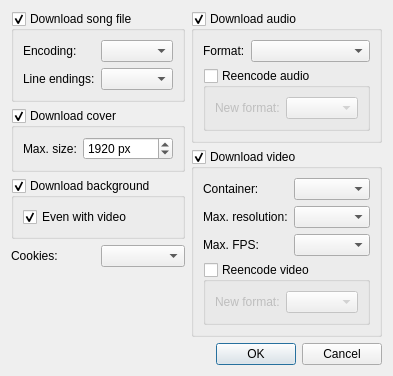
<?xml version="1.0" encoding="UTF-8"?>
<ui version="4.0">
 <class>Dialog</class>
 <widget class="QDialog" name="Dialog">
  <property name="geometry">
   <rect>
    <x>0</x>
    <y>0</y>
    <width>374</width>
    <height>372</height>
   </rect>
  </property>
  <property name="windowTitle">
   <string>Settings</string>
  </property>
  <layout class="QGridLayout" name="gridLayout">
   <item row="0" column="2">
    <layout class="QVBoxLayout" name="verticalLayout_2">
     <item>
      <widget class="QGroupBox" name="groupBox_audio">
       <property name="sizePolicy">
        <sizepolicy hsizetype="Preferred" vsizetype="Preferred">
         <horstretch>1</horstretch>
         <verstretch>0</verstretch>
        </sizepolicy>
       </property>
       <property name="title">
        <string>Download audio</string>
       </property>
       <property name="checkable">
        <bool>true</bool>
       </property>
       <layout class="QFormLayout" name="formLayout_2">
        <item row="0" column="0">
         <widget class="QLabel" name="label_7">
          <property name="text">
           <string>Format:</string>
          </property>
         </widget>
        </item>
        <item row="0" column="1">
         <widget class="QComboBox" name="comboBox_audio_format">
          <property name="sizePolicy">
           <sizepolicy hsizetype="Preferred" vsizetype="Fixed">
            <horstretch>0</horstretch>
            <verstretch>0</verstretch>
           </sizepolicy>
          </property>
         </widget>
        </item>
        <item row="2" column="0" colspan="2">
         <widget class="QGroupBox" name="groupBox_reencode_audio">
          <property name="sizePolicy">
           <sizepolicy hsizetype="Preferred" vsizetype="Preferred">
            <horstretch>1</horstretch>
            <verstretch>0</verstretch>
           </sizepolicy>
          </property>
          <property name="title">
           <string>Reencode audio</string>
          </property>
          <property name="checkable">
           <bool>true</bool>
          </property>
          <property name="checked">
           <bool>false</bool>
          </property>
          <layout class="QFormLayout" name="formLayout_6">
           <item row="0" column="0">
            <widget class="QLabel" name="label_19">
             <property name="text">
              <string>New format:</string>
             </property>
            </widget>
           </item>
           <item row="0" column="1">
            <widget class="QComboBox" name="comboBox_audio_conversion_format">
             <property name="sizePolicy">
              <sizepolicy hsizetype="Preferred" vsizetype="Fixed">
               <horstretch>1</horstretch>
               <verstretch>0</verstretch>
              </sizepolicy>
             </property>
            </widget>
           </item>
          </layout>
         </widget>
        </item>
       </layout>
      </widget>
     </item>
     <item>
      <widget class="QGroupBox" name="groupBox_video">
       <property name="sizePolicy">
        <sizepolicy hsizetype="Preferred" vsizetype="Preferred">
         <horstretch>1</horstretch>
         <verstretch>0</verstretch>
        </sizepolicy>
       </property>
       <property name="title">
        <string>Download video</string>
       </property>
       <property name="checkable">
        <bool>true</bool>
       </property>
       <layout class="QFormLayout" name="formLayout_3">
        <item row="0" column="0">
         <widget class="QLabel" name="label_4">
          <property name="text">
           <string>Container:</string>
          </property>
         </widget>
        </item>
        <item row="0" column="1">
         <widget class="QComboBox" name="comboBox_videocontainer">
          <property name="sizePolicy">
           <sizepolicy hsizetype="Preferred" vsizetype="Fixed">
            <horstretch>1</horstretch>
            <verstretch>0</verstretch>
           </sizepolicy>
          </property>
         </widget>
        </item>
        <item row="1" column="0">
         <widget class="QLabel" name="label_5">
          <property name="text">
           <string>Max. resolution:</string>
          </property>
         </widget>
        </item>
        <item row="1" column="1">
         <widget class="QComboBox" name="comboBox_videoresolution">
          <property name="sizePolicy">
           <sizepolicy hsizetype="Preferred" vsizetype="Fixed">
            <horstretch>1</horstretch>
            <verstretch>0</verstretch>
           </sizepolicy>
          </property>
          <property name="toolTip">
           <string>Maximum video height. Lower values reduce file size.</string>
          </property>
         </widget>
        </item>
        <item row="2" column="0">
         <widget class="QLabel" name="label_3">
          <property name="text">
           <string>Max. FPS:</string>
          </property>
         </widget>
        </item>
        <item row="2" column="1">
         <widget class="QComboBox" name="comboBox_fps">
          <property name="sizePolicy">
           <sizepolicy hsizetype="Preferred" vsizetype="Fixed">
            <horstretch>1</horstretch>
            <verstretch>0</verstretch>
           </sizepolicy>
          </property>
          <property name="toolTip">
           <string>Maximum frames per second. Lower values reduce file size.</string>
          </property>
         </widget>
        </item>
        <item row="3" column="0" colspan="2">
         <widget class="QGroupBox" name="groupBox_reencode_video">
          <property name="sizePolicy">
           <sizepolicy hsizetype="Preferred" vsizetype="Preferred">
            <horstretch>1</horstretch>
            <verstretch>0</verstretch>
           </sizepolicy>
          </property>
          <property name="toolTip">
           <string/>
          </property>
          <property name="title">
           <string>Reencode video</string>
          </property>
          <property name="checkable">
           <bool>true</bool>
          </property>
          <property name="checked">
           <bool>false</bool>
          </property>
          <layout class="QFormLayout" name="formLayout_4">
           <item row="0" column="0">
            <widget class="QLabel" name="label_18">
             <property name="text">
              <string>New format:</string>
             </property>
            </widget>
           </item>
           <item row="0" column="1">
            <widget class="QComboBox" name="comboBox_videoencoder">
             <property name="sizePolicy">
              <sizepolicy hsizetype="Preferred" vsizetype="Fixed">
               <horstretch>1</horstretch>
               <verstretch>0</verstretch>
              </sizepolicy>
             </property>
             <property name="toolTip">
              <string/>
             </property>
            </widget>
           </item>
          </layout>
         </widget>
        </item>
       </layout>
      </widget>
     </item>
    </layout>
   </item>
   <item row="0" column="0" colspan="2">
    <layout class="QVBoxLayout" name="verticalLayout" stretch="0,0,0,0,0">
     <item>
      <widget class="QGroupBox" name="groupBox_songfile">
       <property name="sizePolicy">
        <sizepolicy hsizetype="Preferred" vsizetype="Preferred">
         <horstretch>1</horstretch>
         <verstretch>0</verstretch>
        </sizepolicy>
       </property>
       <property name="title">
        <string>Download song file</string>
       </property>
       <property name="checkable">
        <bool>true</bool>
       </property>
       <layout class="QFormLayout" name="formLayout">
        <item row="0" column="0">
         <widget class="QLabel" name="label">
          <property name="text">
           <string>Encoding:</string>
          </property>
         </widget>
        </item>
        <item row="0" column="1">
         <widget class="QComboBox" name="comboBox_encoding">
          <property name="sizePolicy">
           <sizepolicy hsizetype="Preferred" vsizetype="Fixed">
            <horstretch>1</horstretch>
            <verstretch>0</verstretch>
           </sizepolicy>
          </property>
          <property name="toolTip">
           <string>The BOM may cause trouble in some text editors, but is required by Vocaluxe. USDX CMD can only read CP1252.</string>
          </property>
         </widget>
        </item>
        <item row="1" column="0">
         <widget class="QLabel" name="label_8">
          <property name="text">
           <string>Line endings:</string>
          </property>
         </widget>
        </item>
        <item row="1" column="1">
         <widget class="QComboBox" name="comboBox_line_endings">
          <property name="sizePolicy">
           <sizepolicy hsizetype="Preferred" vsizetype="Fixed">
            <horstretch>1</horstretch>
            <verstretch>0</verstretch>
           </sizepolicy>
          </property>
          <property name="toolTip">
           <string>UNIX users (MacOS, Linux) should generally use LF. On Windows, some text editors may require CRLF.</string>
          </property>
         </widget>
        </item>
       </layout>
      </widget>
     </item>
     <item>
      <widget class="QGroupBox" name="groupBox_cover">
       <property name="sizePolicy">
        <sizepolicy hsizetype="Preferred" vsizetype="Preferred">
         <horstretch>1</horstretch>
         <verstretch>0</verstretch>
        </sizepolicy>
       </property>
       <property name="title">
        <string>Download cover</string>
       </property>
       <property name="checkable">
        <bool>true</bool>
       </property>
       <layout class="QFormLayout" name="formLayout_5">
        <item row="0" column="1">
         <widget class="QSpinBox" name="cover_max_size">
          <property name="sizePolicy">
           <sizepolicy hsizetype="Minimum" vsizetype="Fixed">
            <horstretch>0</horstretch>
            <verstretch>0</verstretch>
           </sizepolicy>
          </property>
          <property name="toolTip">
           <string>Images larger than this will be scaled to the set value. Use 0 to disable.</string>
          </property>
          <property name="suffix">
           <string> px</string>
          </property>
          <property name="maximum">
           <number>9999</number>
          </property>
          <property name="value">
           <number>1920</number>
          </property>
         </widget>
        </item>
        <item row="0" column="0">
         <widget class="QLabel" name="label_2">
          <property name="text">
           <string>Max. size:</string>
          </property>
         </widget>
        </item>
       </layout>
      </widget>
     </item>
     <item>
      <widget class="QGroupBox" name="groupBox_background">
       <property name="sizePolicy">
        <sizepolicy hsizetype="Preferred" vsizetype="Preferred">
         <horstretch>1</horstretch>
         <verstretch>0</verstretch>
        </sizepolicy>
       </property>
       <property name="title">
        <string>Download background</string>
       </property>
       <property name="checkable">
        <bool>true</bool>
       </property>
       <layout class="QFormLayout" name="formLayout_7">
        <item row="0" column="0">
         <widget class="QCheckBox" name="checkBox_background_always">
          <property name="sizePolicy">
           <sizepolicy hsizetype="Minimum" vsizetype="Fixed">
            <horstretch>1</horstretch>
            <verstretch>0</verstretch>
           </sizepolicy>
          </property>
          <property name="toolTip">
           <string>If checked, background images will be downloaded, even if there is a video for the song as well.</string>
          </property>
          <property name="text">
           <string>Even with video</string>
          </property>
          <property name="checked">
           <bool>true</bool>
          </property>
         </widget>
        </item>
       </layout>
      </widget>
     </item>
     <item>
      <layout class="QHBoxLayout" name="horizontalLayout">
       <item>
        <widget class="QLabel" name="label_9">
         <property name="toolTip">
          <string/>
         </property>
         <property name="text">
          <string>Cookies:</string>
         </property>
        </widget>
       </item>
       <item>
        <widget class="QComboBox" name="comboBox_browser">
         <property name="sizePolicy">
          <sizepolicy hsizetype="Preferred" vsizetype="Fixed">
           <horstretch>0</horstretch>
           <verstretch>0</verstretch>
          </sizepolicy>
         </property>
         <property name="toolTip">
          <string>Age-restricted videos require a login. Choose the browser you are logged in with.</string>
         </property>
        </widget>
       </item>
      </layout>
     </item>
     <item>
      <spacer name="verticalSpacer">
       <property name="orientation">
        <enum>Qt::Vertical</enum>
       </property>
       <property name="sizeHint" stdset="0">
        <size>
         <width>20</width>
         <height>40</height>
        </size>
       </property>
      </spacer>
     </item>
    </layout>
   </item>
   <item row="2" column="0" colspan="3">
    <widget class="QDialogButtonBox" name="buttonBox">
     <property name="orientation">
      <enum>Qt::Horizontal</enum>
     </property>
     <property name="standardButtons">
      <set>QDialogButtonBox::Cancel|QDialogButtonBox::Ok</set>
     </property>
    </widget>
   </item>
   <item row="1" column="2">
    <spacer name="verticalSpacer_2">
     <property name="orientation">
      <enum>Qt::Vertical</enum>
     </property>
     <property name="sizeHint" stdset="0">
      <size>
       <width>20</width>
       <height>40</height>
      </size>
     </property>
    </spacer>
   </item>
  </layout>
 </widget>
 <resources/>
 <connections>
  <connection>
   <sender>buttonBox</sender>
   <signal>accepted()</signal>
   <receiver>Dialog</receiver>
   <slot>accept()</slot>
   <hints>
    <hint type="sourcelabel">
     <x>248</x>
     <y>254</y>
    </hint>
    <hint type="destinationlabel">
     <x>157</x>
     <y>274</y>
    </hint>
   </hints>
  </connection>
  <connection>
   <sender>buttonBox</sender>
   <signal>rejected()</signal>
   <receiver>Dialog</receiver>
   <slot>reject()</slot>
   <hints>
    <hint type="sourcelabel">
     <x>316</x>
     <y>260</y>
    </hint>
    <hint type="destinationlabel">
     <x>286</x>
     <y>274</y>
    </hint>
   </hints>
  </connection>
 </connections>
</ui>
